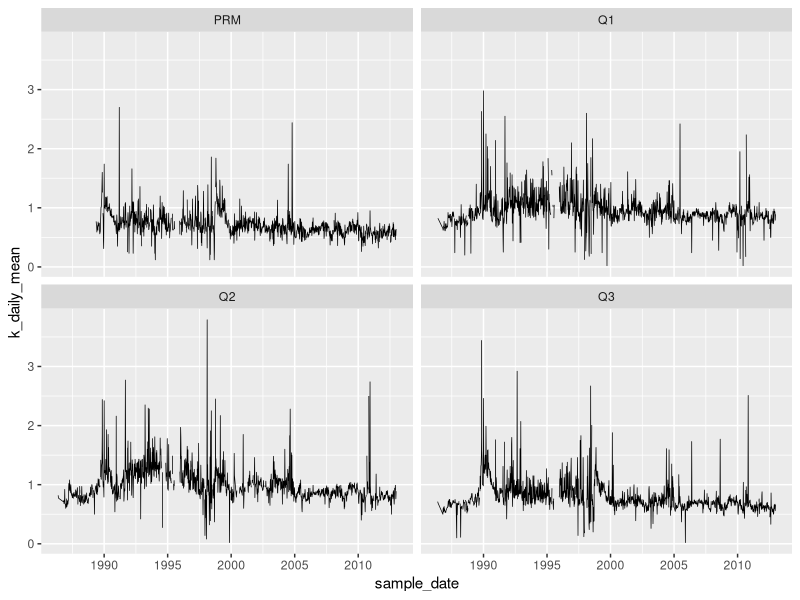

This figure's R source:
## ---- chunk 1
knitr::opts_chunk$set(echo = TRUE)
library(tidyverse)
library(here)
## ---- chunk 2
creek_data_combined = read_csv(here("docs", "creek_data_combined.csv"))
## ---- chunk 3
ggplot(data = creek_data_combined, aes(x= sample_date, y= k_daily_mean)) +
  geom_line(size = .25) +
  theme(legend.title = element_blank()) +
  facet_wrap(~sample_id)
